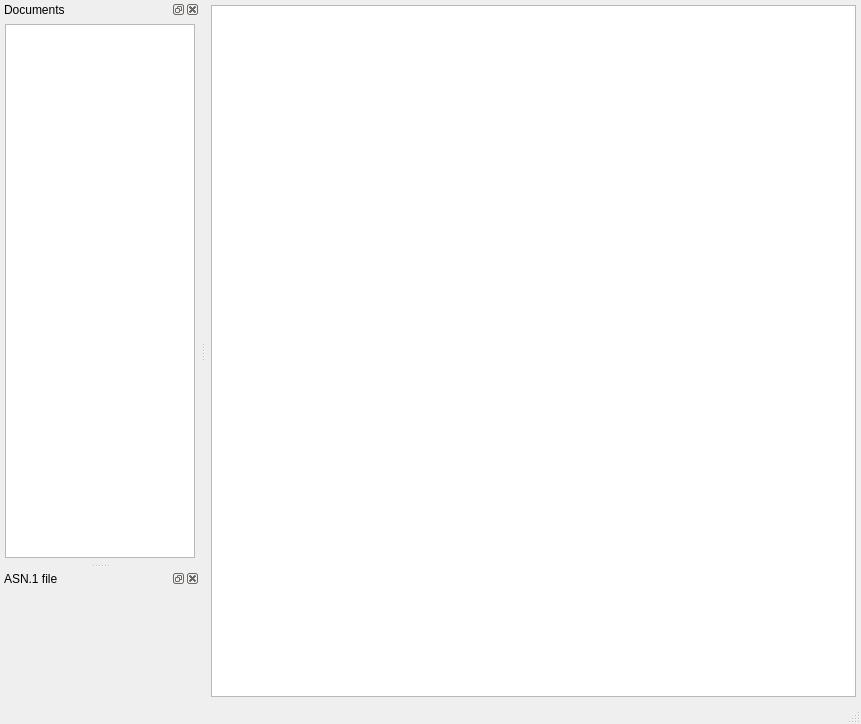
<?xml version="1.0" encoding="UTF-8"?>
<ui version="4.0">
 <class>MainWindow</class>
 <widget class="QMainWindow" name="MainWindow">
  <property name="geometry">
   <rect>
    <x>0</x>
    <y>0</y>
    <width>861</width>
    <height>724</height>
   </rect>
  </property>
  <property name="windowTitle">
   <string>MSC Editor</string>
  </property>
  <property name="layoutDirection">
   <enum>Qt::LeftToRight</enum>
  </property>
  <widget class="QWidget" name="centralWidget">
   <layout class="QGridLayout" name="gridLayout_2">
    <property name="leftMargin">
     <number>5</number>
    </property>
    <property name="topMargin">
     <number>5</number>
    </property>
    <property name="rightMargin">
     <number>5</number>
    </property>
    <property name="bottomMargin">
     <number>5</number>
    </property>
    <property name="spacing">
     <number>5</number>
    </property>
    <item row="0" column="0">
     <widget class="QStackedWidget" name="centerView">
      <property name="currentIndex">
       <number>0</number>
      </property>
      <widget class="msc::GraphicsView" name="graphicsView">
       <property name="sizePolicy">
        <sizepolicy hsizetype="Expanding" vsizetype="Expanding">
         <horstretch>0</horstretch>
         <verstretch>0</verstretch>
        </sizepolicy>
       </property>
       <property name="minimumSize">
        <size>
         <width>200</width>
         <height>0</height>
        </size>
       </property>
      </widget>
      <widget class="msc::GraphicsView" name="hierarchyView"/>
     </widget>
    </item>
   </layout>
  </widget>
  <widget class="QMenuBar" name="menuBar">
   <property name="geometry">
    <rect>
     <x>0</x>
     <y>0</y>
     <width>861</width>
     <height>21</height>
    </rect>
   </property>
  </widget>
  <widget class="QStatusBar" name="statusBar"/>
  <widget class="QDockWidget" name="dockWidgetDocument">
   <property name="minimumSize">
    <size>
     <width>200</width>
     <height>123</height>
    </size>
   </property>
   <property name="maximumSize">
    <size>
     <width>800</width>
     <height>524287</height>
    </size>
   </property>
   <property name="windowTitle">
    <string>Documents</string>
   </property>
   <attribute name="dockWidgetArea">
    <number>1</number>
   </attribute>
   <widget class="QWidget" name="dockWidgetDocumenetContents">
    <layout class="QGridLayout" name="gridLayout">
     <property name="leftMargin">
      <number>5</number>
     </property>
     <property name="topMargin">
      <number>5</number>
     </property>
     <property name="rightMargin">
      <number>5</number>
     </property>
     <property name="bottomMargin">
      <number>5</number>
     </property>
     <property name="spacing">
      <number>5</number>
     </property>
     <item row="0" column="0">
      <widget class="msc::DocumentTreeView" name="documentTreeView">
       <property name="sizePolicy">
        <sizepolicy hsizetype="Expanding" vsizetype="Expanding">
         <horstretch>0</horstretch>
         <verstretch>0</verstretch>
        </sizepolicy>
       </property>
       <property name="minimumSize">
        <size>
         <width>0</width>
         <height>0</height>
        </size>
       </property>
       <property name="maximumSize">
        <size>
         <width>16777215</width>
         <height>16777215</height>
        </size>
       </property>
       <property name="sizeAdjustPolicy">
        <enum>QAbstractScrollArea::AdjustToContents</enum>
       </property>
       <attribute name="headerVisible">
        <bool>true</bool>
       </attribute>
      </widget>
     </item>
    </layout>
   </widget>
  </widget>
  <widget class="QDockWidget" name="dockWidgetAsn1">
   <property name="windowTitle">
    <string>ASN.1 file</string>
   </property>
   <attribute name="dockWidgetArea">
    <number>1</number>
   </attribute>
   <widget class="QWidget" name="dockWidgetContents_2">
    <layout class="QGridLayout" name="gridLayout_4">
     <property name="leftMargin">
      <number>5</number>
     </property>
     <property name="topMargin">
      <number>5</number>
     </property>
     <property name="rightMargin">
      <number>5</number>
     </property>
     <property name="bottomMargin">
      <number>5</number>
     </property>
     <item row="0" column="0">
      <widget class="msc::ASN1FileView" name="asn1Widget" native="true"/>
     </item>
    </layout>
   </widget>
  </widget>
 </widget>
 <layoutdefault spacing="6" margin="11"/>
 <customwidgets>
  <customwidget>
   <class>msc::GraphicsView</class>
   <extends>QGraphicsView</extends>
   <header>graphicsview.h</header>
  </customwidget>
  <customwidget>
   <class>msc::ASN1FileView</class>
   <extends>QWidget</extends>
   <header>asn1fileview.h</header>
   <container>1</container>
  </customwidget>
  <customwidget>
   <class>msc::DocumentTreeView</class>
   <extends>QTreeView</extends>
   <header>documenttreeview.h</header>
  </customwidget>
 </customwidgets>
 <resources/>
 <connections/>
</ui>
